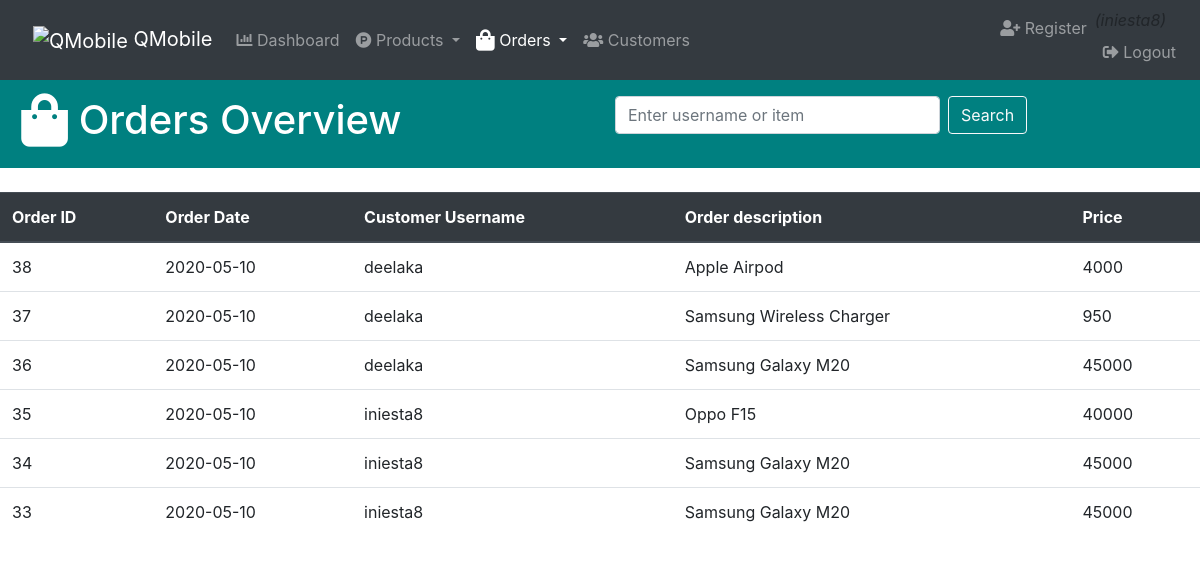
The page /admin/order.php (signed in) on the database as committed earlier.
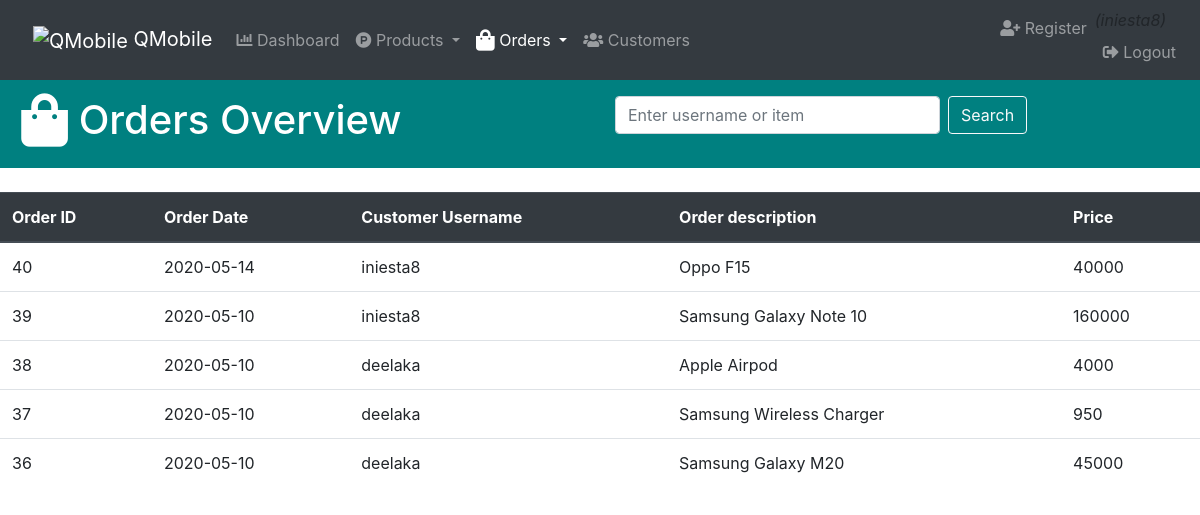
The same page on the database as committed later.
### tables this page shows
CREATE TABLE IF NOT EXISTS `orders` (
  `orderId` int(11) NOT NULL AUTO_INCREMENT,
  `orderdate` varchar(255) NOT NULL,
  `customer` varchar(255) NOT NULL,
  `orderName` varchar(255) NOT NULL,
  `price` int(11) NOT NULL,
  PRIMARY KEY (`orderId`)
);

### admin/dbconnection.php (the view, shortened to what this page needs)
<?php
    $db = mysqli_connect('localhost','root','','registeruser');
    function getOrderDetails(){
        global $db;
        $order = "SELECT * FROM orders ORDER BY orderId DESC";
        $order_result = mysqli_query($db,$order);
        while($row = mysqli_fetch_assoc($order_result)){
            orderdetails($row['orderId'],$row['orderdate'],$row['customer'],$row['orderName'],$row['price']);
        }
    }
    function orderdetails($orderId,$orderdate,$customer,$orderName,$price){
        echo "<tr>";
            echo "<td>$orderId</td>";
            echo "<td>$orderdate</td>";
            echo "<td>$customer</td>";
            echo "<td>$orderName</td>";
            echo "<td>$price</td>";
        echo "</tr>";
    }
?>

### admin/order.php (shortened to what this page needs)
<?php
    include('dbconnection.php');
?>
<!DOCTYPE html>
<html lang="en">
<head>
    <link rel="stylesheet" href="https://stackpath.bootstrapcdn.com/bootstrap/4.4.1/css/bootstrap.min.css"
>
    <link rel="stylesheet" href="https://cdnjs.cloudflare.com/ajax/libs/font-awesome/5.11.2/css/all.css">
    <link rel="stylesheet" href="https://stackpath.bootstrapcdn.com/font-awesome/4.7.0/css/font-awesome.min.css">
</head>
<body>
    <nav class="navbar navbar-expand-md navbar-dark bg-dark">
        <a href="./index.php" class="navbar-brand">&nbsp;&nbsp;
            <img src="./Resourses/8LWpMxMS_400x400.jpg" height="40" width="40" alt="QMobile"> QMobile
        </a>
        <div class="collapse navbar-collapse" id="menu">
            <ul class="navbar-nav">
                <li class="nav-item">
                    <a href="./index.php" class="nav-link" >
                        <i class="fas fa-chart-bar"></i> Dashboard
                    </a>
                </li>
                <li class="nav-item">
                    <div class="dropdown">
                        <a href="#" class="nav-link dropdown-toggle" data-toggle="dropdown">
                            <i class="fab fa-product-hunt"></i> Products
                        </a>
                    </div>
                </li>
                <li class="nav-item">
                    <div class="dropdown">
                        <a href="#" class="nav-link dropdown-toggle active" data-toggle="dropdown">
                            <i class="fas fa-shopping-bag fa-lg"></i> Orders
                        </a>
                    </div>
                </li>
                <li class="nav-item">
                    <a href="./customer.php" class="nav-link" >
                        <i class="fas fa-users"></i> Customers
                    </a>
                </li>
            </ul>
            <ul class="navbar-nav ml-auto">
                <li class="nav-item">
                    <a href="register_admin.php" class="nav-link">
                        <i class="fas fa-user-plus"></i> Register
                    </a>
                </li>
                <li class="nav-item">
                <?php
                        if($_SESSION['username']==true){
                    ?>
                            <i style="#888;">(<?php echo $_SESSION['username']; ?>)</i><br>
                    <?php }else{
                            header('location:admin_login.php');
                        }
                    ?>
                    <a href="logout.php" class="nav-link">
                        <i class="fas fa-sign-out-alt"></i> Logout
                    </a>
                </li>
            </ul>
        </div>
    </nav>
    <div class="row text-white py-3" style="background-color: teal;">
        <div class="col-md-6" >
            <h1>&nbsp;&nbsp;<span class="fas fa-shopping-bag fa-lg"></span> Orders Overview</h1>
        </div>
        <div class="col-md-6" >
            <form class="form-inline my-2 my-lg-0" method="post" enctype="multipart/form-data" action="filterorder.php">
                <input size="25" class="form-control mr-sm-2" name="searchboxorder" type="search" placeholder="Enter username or item" aria-label="Search" Required>
                <button class="btn btn-outline-light my-2 my-sm-0" type="submit" name="searchorder">Search</button>
            </form>
        </div>
    </div><br>
    <table class="table">
        <thead class="thead-dark">
            <tr>
                <th scope="col">Order ID</th>
                <th scope="col">Order Date</th>
                <th scope="col">Customer Username</th>
                <th scope="col">Order description</th>
                <th scope="col">Price</th>
            </tr>
        </thead>
        <tbody>
            <?php
                getOrderDetails();
            ?>
        </tbody>
    </table>
</body>
</html>

Rows that differ between the two databases and show on the page:
removed orders: orderId "35", orderdate "2020-05-10", customer "iniesta8", orderName "Oppo F15", price "40000"
removed orders: orderId "34", orderdate "2020-05-10", customer "iniesta8", orderName "Samsung Galaxy M20", price "45000"
removed orders: orderId "33", orderdate "2020-05-10", customer "iniesta8", orderName "Samsung Galaxy M20", price "45000"
added orders: orderId "40", orderdate "2020-05-14", customer "iniesta8", orderName "Oppo F15", price "40000"
added orders: orderId "39", orderdate "2020-05-10", customer "iniesta8", orderName "Samsung Galaxy Note 10", price "160000"
